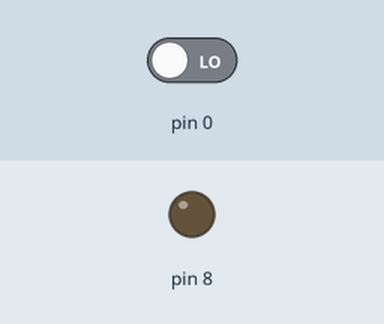
Simulated run of this sketch. Board: Arduino Uno, built with avr-gcc and run on an emulated ATmega328P. Parts: output pins drawn as LEDs (lit = HIGH). The inputs (shaded band) are chosen by the test bench; at power-on: pin 0 LOW.

Above: at 1.2 s.
1.3 s: pin 0 driven HIGH
At 2.0 s:
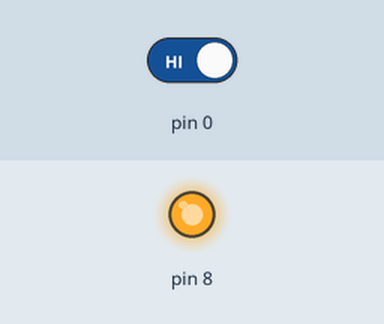
2.8 s: pin 0 driven LOW
At 3.2 s:
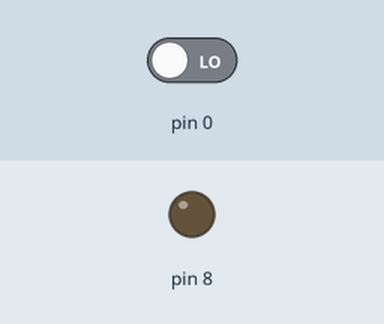
Timing chart, 0 to 5.8 s (numbered marks = the images above; inputs shaded):
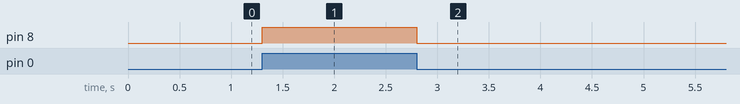

The sketch:

motor_testing.ino
```cpp
void setup() {
  pinMode(0, INPUT);
  pinMode(8, OUTPUT);

  // put your setup code here, to run once:

}

void loop() {
 if (digitalRead(0)== HIGH)
{
 digitalWrite(8, HIGH);
}
else
{
  digitalWrite(8, LOW);
}// put your main code here, to run repeatedly:

}
```

Measured:
- after the input at 1.3 s, pin 8: LOW → HIGH at once
- after the input at 2.8 s, pin 8: HIGH → LOW at once
